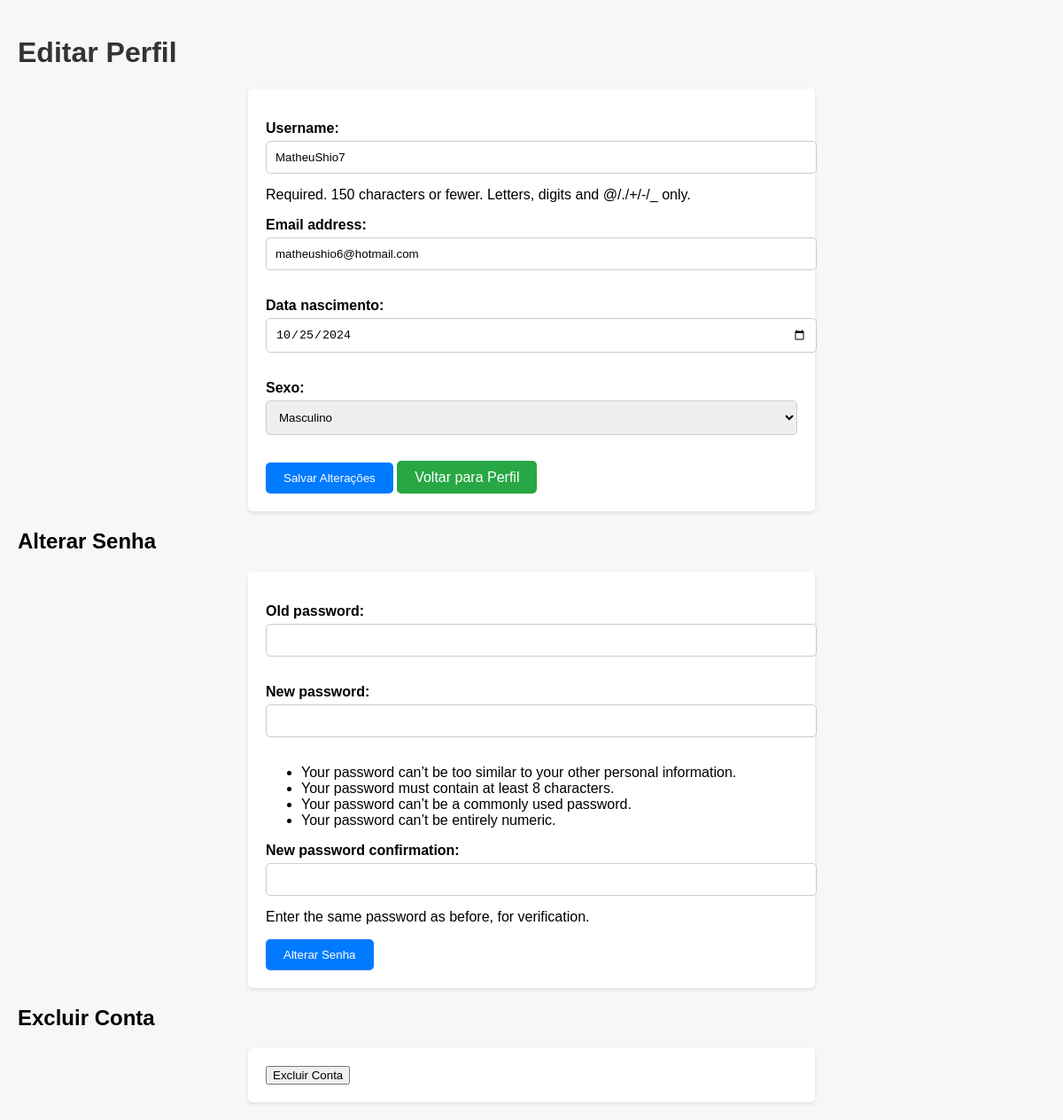
The app's page /usuarios/perfil/editar/ (signed in), older data.
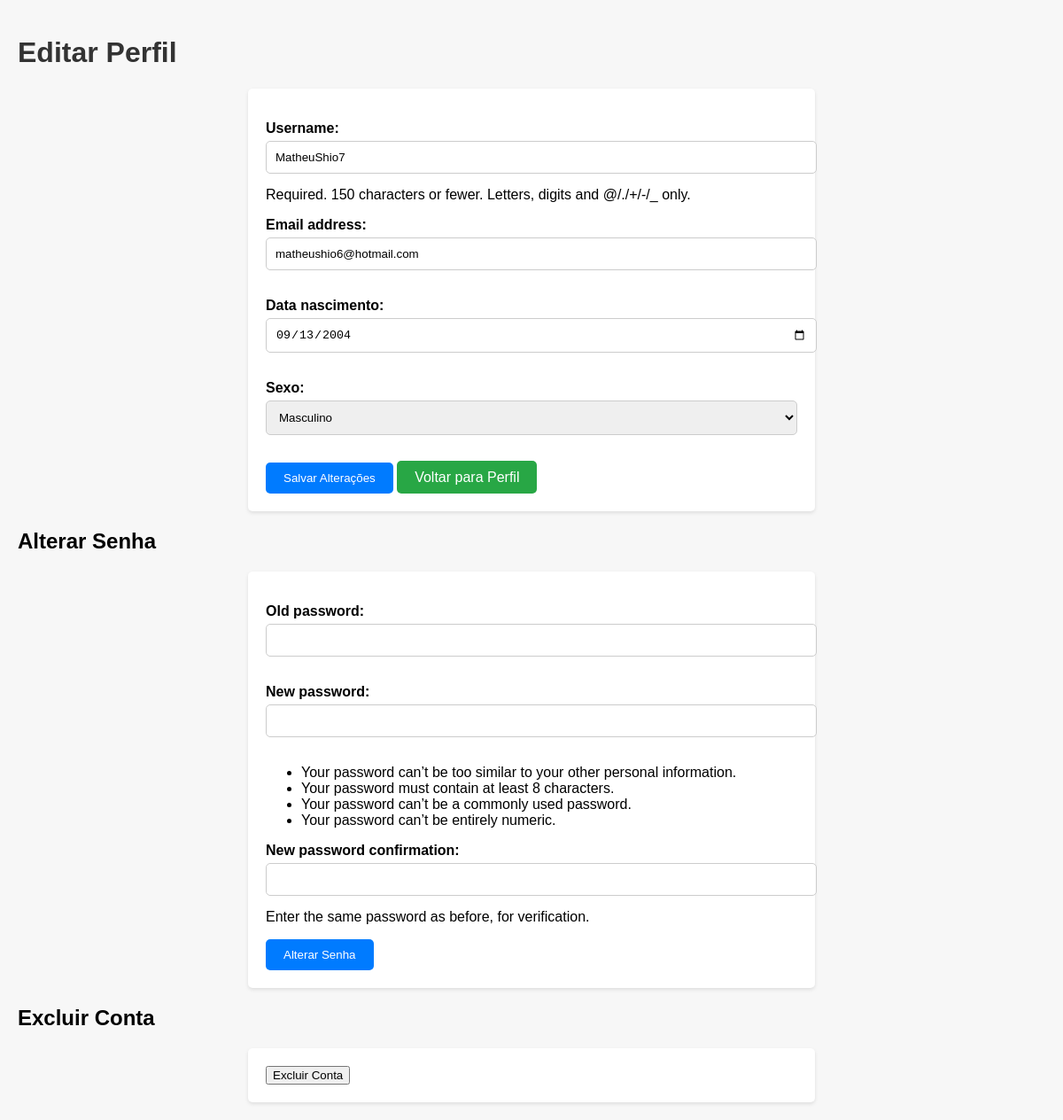
The same page, newer data.
### usuarios/models.py (models this page shows)
class Usuario(AbstractUser):
    data_nascimento = models.DateField(null=True, blank=True)
    sexo = models.CharField(max_length=1, choices=[('M', 'Masculino'), ('F', 'Feminino')])

### usuarios/views.py (the view, shortened to what this page needs)
# urls.py: path('perfil/editar/', views.editar_perfil, name='editar_perfil'),
@login_required
def editar_perfil(request):
    user_form = EditarPerfilForm(instance=request.user)
    senha_form = AlterarSenhaForm(request.user)  # Instância do formulário para alterar senha
    return render(request, 'usuarios/editar_perfil.html', {
        'user_form': user_form,
        'senha_form': senha_form,
    })

### usuarios/forms.py
class EditarPerfilForm(forms.ModelForm):
    data_nascimento = forms.DateField(
        widget=forms.DateInput(attrs={'type': 'date'}, format='%Y-%m-%d')
    )
    sexo = forms.ChoiceField(choices=[('M', 'Masculino'), ('F', 'Feminino')])
    class Meta:
        model = Usuario
        fields = ['username', 'email', 'data_nascimento', 'sexo']

class AlterarSenhaForm(PasswordChangeForm):
    class Meta:
        model = Usuario
        fields = ['old_password', 'new_password1', 'new_password2']

### usuarios/templates/usuarios/editar_perfil.html (shortened to what this page needs)
<!DOCTYPE html>
<html lang="pt-br">
<head>
    <link rel="stylesheet" href="https://cdn.jsdelivr.net/npm/bootstrap-icons/font/bootstrap-icons.css">
</head>
<body>
    <h1>Editar Perfil</h1>
    <form method="POST">
        {{ user_form.as_p }}
        <button type="submit" name="salvar" class="btn-submit">Salvar Alterações</button>
        <a href="{% url 'perfil_usuario' %}" class="btn-voltar">Voltar para Perfil</a>
    </form>
    <h2>Alterar Senha</h2>
    <form method="POST">
        {{ senha_form.as_p }}
        <button type="submit" name="alterar_senha" class="btn-submit">Alterar Senha</button>
    </form>
    <h2>Excluir Conta</h2>
    <form method="POST" action="{% url 'excluir_conta' %}">
        <button type="submit" class="btn-delete" onclick="return confirm('Tem certeza que deseja excluir sua conta? Esta ação não pode ser desfeita.')">
            Excluir Conta
        </button>
    </form>
</body>
</html>

Row changes from the older to the newer data that the page shows:
changed Usuario "MatheuShio7": data_nascimento "10/25/2024" → "09/13/2004"
